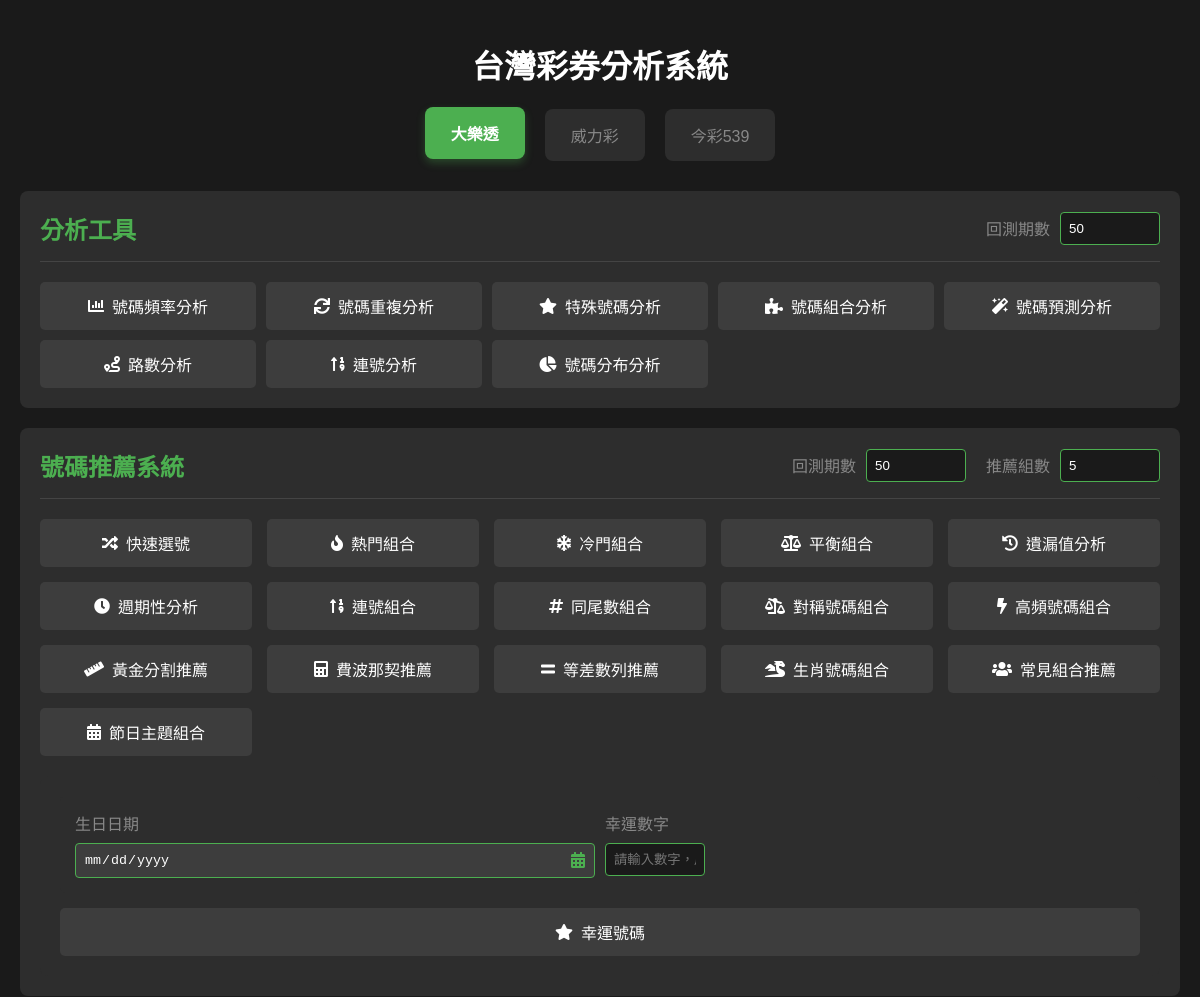
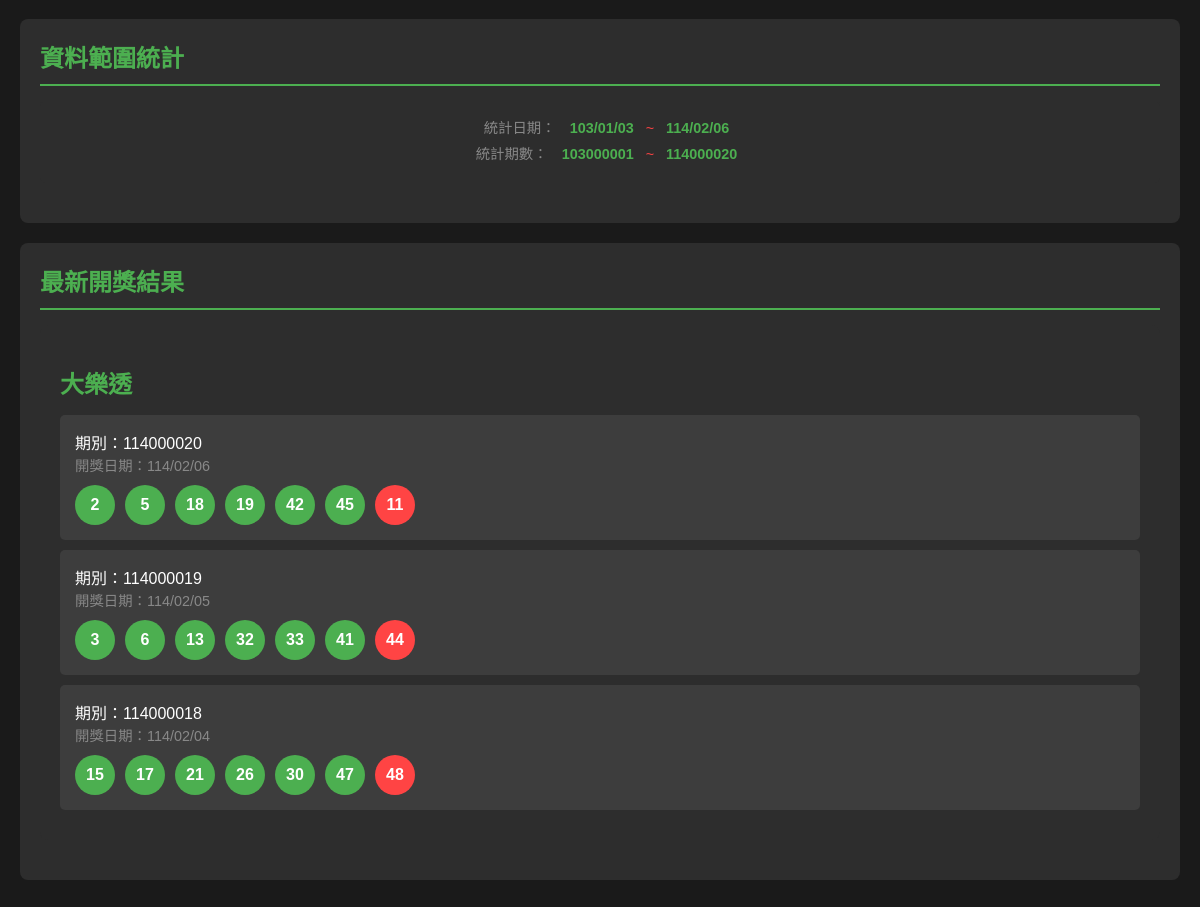
The page / on the database its author committed (2 pictures, top to bottom).
### tables this page shows
CREATE TABLE big_lotto (
        id INTEGER PRIMARY KEY AUTOINCREMENT,
        draw_term TEXT NOT NULL,
        draw_date TEXT NOT NULL,
        num1 INTEGER NOT NULL,
        num2 INTEGER NOT NULL,
        num3 INTEGER NOT NULL,
        num4 INTEGER NOT NULL,
        num5 INTEGER NOT NULL,
        num6 INTEGER NOT NULL,
        special_num INTEGER NOT NULL,
        total_sales INTEGER,
        created_at TIMESTAMP DEFAULT CURRENT_TIMESTAMP
    );

### app.py (the view)
@app.route('/')
def index():
    latest_draws = get_latest_draws()
    data_ranges = get_data_range()
    return render_template('index.html', draws=latest_draws, ranges=data_ranges)

### templates/index.html (shortened to what this page needs)
<!DOCTYPE html>
<html lang="zh-TW">
<head>
    <link rel="stylesheet" href="https://cdnjs.cloudflare.com/ajax/libs/font-awesome/5.15.4/css/all.min.css">
</head>
<body>
    <h1>台灣彩券分析系統</h1>
    <div class="tab-buttons">
        <button class="tab-button active" onclick="showLottery('big-lotto')">大樂透</button>
        <button class="tab-button" onclick="showLottery('super-lotto')">威力彩</button>
        <button class="tab-button" onclick="showLottery('daily-cash')">今彩539</button>
    </div>
    <div class="analysis-controls">
        <div class="analysis-header">
            <div class="analysis-title">分析工具</div>
            <div class="period-input">
                <label for="analysis-periods">回測期數</label>
                <input type="number" id="analysis-periods" class="analysis-input"
                       placeholder="預設50期" min="1" max="{{ ranges.big_lotto.total }}" value="50">
            </div>
        </div>
        <div class="analysis-content">
            <div class="analysis-buttons">
                <div class="button-group">
                    <button onclick="showFrequencyAnalysis()" class="analysis-button">
                        <i class="fas fa-chart-bar"></i>
                        號碼頻率分析
                    </button>
                    <button onclick="showRepeatAnalysis()" class="analysis-button">
                        <i class="fas fa-sync"></i>
                        號碼重複分析
                    </button>
                    <button onclick="showSpecialAnalysis()" class="analysis-button">
                        <i class="fas fa-star"></i>
                        特殊號碼分析
                    </button>
                    <button onclick="showCombinationAnalysis()" class="analysis-button">
                        <i class="fas fa-puzzle-piece"></i>
                        號碼組合分析
                    </button>
                </div>
                <div class="button-group">
                    <button onclick="showPredictionAnalysis()" class="analysis-button">
                        <i class="fas fa-magic"></i>
                        號碼預測分析
                    </button>
                    <button onclick="showRouteAnalysis()" class="analysis-button">
                        <i class="fas fa-route"></i>
                        路數分析
                    </button>
                    <button onclick="showConsecutiveAnalysis()" class="analysis-button">
                        <i class="fas fa-sort-numeric-up"></i>
                        連號分析
                    </button>
                    <button onclick="showDistributionAnalysis()" class="analysis-button">
                        <i class="fas fa-chart-pie"></i>
                        號碼分布分析
                    </button>
                </div>
            </div>
        </div>
    </div>
    <div class="analysis-controls">
        <div class="analysis-header">
            <div class="analysis-title">號碼推薦系統</div>
            <div class="period-inputs">
                <div class="period-input">
                    <label for="recommendation-periods">回測期數</label>
                    <input type="number"
                           id="recommendation-periods"
                           class="analysis-input"
                           placeholder="預設50期"
                           min="10"
                           max="{{ ranges.big_lotto.total }}"
                           value="50">
                </div>
                <div class="period-input">
                    <label for="recommendation-count">推薦組數</label>
                    <input type="number"
                           id="recommendation-count"
                           class="analysis-input"
                           placeholder="預設5組"
                           min="1"
                           max="20"
                           value="5"
                           oninput="validateRecommendationCount(this)">
                </div>
            </div>
        </div>
        <div class="analysis-content">
            <div class="recommendation-basic">
                <div class="recommendation-row">
                    <button onclick="getQuickPicks()" class="analysis-button">
                        <i class="fas fa-random"></i>
                        快速選號
                    </button>
                    <button onclick="getHotCombinations()" class="analysis-button">
                        <i class="fas fa-fire"></i>
                        熱門組合
                    </button>
                    <button onclick="getColdCombinations()" class="analysis-button">
                        <i class="fas fa-snowflake"></i>
                        冷門組合
                    </button>
                    <button onclick="getBalancedCombinations()" class="analysis-button">
                        <i class="fas fa-balance-scale"></i>
                        平衡組合
                    </button>
                    <button onclick="getMissingValueCombinations()" class="analysis-button">
                        <i class="fas fa-history"></i>
                        遺漏值分析
                    </button>
                    <button onclick="getPeriodicCombinations()" class="analysis-button">
                        <i class="fas fa-clock"></i>
                        週期性分析
                    </button>
                    <button onclick="getConsecutiveCombinations()" class="analysis-button">
                        <i class="fas fa-sort-numeric-up"></i>
                        連號組合
                    </button>
                    <button onclick="getSameTailCombinations()" class="analysis-button">
                        <i class="fas fa-hashtag"></i>
                        同尾數組合
                    </button>
                    <button onclick="getSymmetricCombinations()" class="analysis-button">
                        <i class="fas fa-balance-scale-right"></i>
                        對稱號碼組合
                    </button>
                    <button onclick="getHighFrequencyCombinations()" class="analysis-button">
                        <i class="fas fa-bolt"></i>
                        高頻號碼組合
                    </button>
                    <button onclick="getGoldenRatioCombinations()" class="analysis-button">
                        <i class="fas fa-ruler"></i>
                        黃金分割推薦
                    </button>
                    <button onclick="getFibonacciCombinations()" class="analysis-button">
                        <i class="fas fa-calculator"></i>
                        費波那契推薦
                    </button>
                    <button onclick="getArithmeticCombinations()" class="analysis-button">
                        <i class="fas fa-equals"></i>
                        等差數列推薦
                    </button>
                    <button onclick="getZodiacCombinations()" class="analysis-button">
                        <i class="fas fa-dragon"></i>
                        生肖號碼組合
                    </button>
                    <button onclick="getCommonCombinations()" class="analysis-button">
                        <i class="fas fa-users"></i>
                        常見組合推薦
                    </button>
                    <button onclick="getFestivalCombinations()" class="analysis-button">
                        <i class="fas fa-calendar-alt"></i>
                        節日主題組合
                    </button>
                </div>
            </div>
            <div class="lucky-number-section">
                <div class="lucky-number-inputs">
                    <div class="input-group">
                        <label for="birth-date">生日日期</label>
                        <div class="date-picker-wrapper">
                            <input type="date"
                                   id="birth-date"
                                   class="analysis-input"
                                   max="2025-12-31">
                        </div>
                    </div>
                    <div class="input-group">
                        <label for="lucky-numbers">幸運數字</label>
                        <input type="text"
                               id="lucky-numbers"
                               class="analysis-input"
                               placeholder="請輸入數字，用逗號分隔">
                    </div>
                </div>
                <button onclick="getLuckyNumbers()" class="analysis-button lucky-button">
                    <i class="fas fa-star"></i>
                    幸運號碼
                </button>
            </div>
        </div>
    </div>
    <div class="section-container">
        <div class="section-title">資料範圍統計</div>
        <div id="big-lotto-range" class="data-range active">
            <div>
                <span class="range-label">統計日期：</span>
                <span class="range-value">{{ ranges.big_lotto.start }}</span>
                <span class="range-separator">~</span>
                <span class="range-value">{{ ranges.big_lotto.end }}</span>
            </div>
            <div>
                <span class="range-label">統計期數：</span>
                <span class="range-value">{{ ranges.big_lotto.start_term }}</span>
                <span class="range-separator">~</span>
                <span class="range-value">{{ ranges.big_lotto.end_term }}</span>
            </div>
        </div>
    </div>
    <div class="section-container">
        <div class="section-title">最新開獎結果</div>
        <div id="big-lotto" class="lottery-section active">
            <h2 class="lottery-title">大樂透</h2>
            {% for draw in draws.big_lotto %}
            <div class="draw-info">
                <div>期別：{{ draw[0] }}</div>
                <div class="draw-date">開獎日期：{{ draw[1] }}</div>
                <div class="numbers">
                    {% for num in draw[2:8] %}
                    <div class="number">{{ num }}</div>
                    {% endfor %}
                    <div class="number special-number">{{ draw[8] }}</div>
                </div>
            </div>
            {% endfor %}
        </div>
    </div>
</body>
</html>

### templates/index.html (style rules this page uses)
* { box-sizing: border-box; }
body { font-family: Arial, sans-serif; max-width: 1200px; margin: 0 auto; padding: 20px; background-color: #1a1a1a; color: #ffffff; }
h1 { text-align: center; color: #ffffff; }
.tab-button { padding: 12px 24px; font-size: 16px; background-color: #2d2d2d; color: #888; border: none; border-radius: 8px; cursor: pointer; transition: all 0.3s ease; margin: 0 5px; border: 2px solid transparent; }
.tab-button.active { background-color: #4CAF50; color: #ffffff; font-weight: bold; transform: translateY(-2px); box-shadow: 0 4px 8px rgba(76, 175, 80, 0.3); }
.tab-buttons { display: flex; justify-content: center; margin-bottom: 30px; gap: 10px; }
.lottery-section { background-color: #2d2d2d; border-radius: 8px; padding: 20px; margin-bottom: 20px; display: none; }
.lottery-section.active { display: block; }
.lottery-title { color: #4CAF50; margin-bottom: 15px; }
.draw-info { background-color: #3d3d3d; padding: 15px; border-radius: 5px; margin-bottom: 10px; }
.numbers { display: flex; gap: 10px; margin-top: 10px; }
.number { width: 40px; height: 40px; background-color: #4CAF50; border-radius: 50%; display: flex; align-items: center; justify-content: center; font-weight: bold; }
.special-number { background-color: #ff4444; }
.draw-date { color: #888; font-size: 0.9em; }
.data-range { text-align: center; color: #888; margin-bottom: 20px; font-size: 0.9em; padding: 15px; background-color: #2d2d2d; border-radius: 5px; display: none; line-height: 1.8; }
.data-range.active { display: block; }
.range-label { color: #888; display: inline-block; width: 85px; text-align: right; margin-right: 10px; }
.range-value { color: #4CAF50; font-weight: bold; }
.range-separator { color: #ff4444; margin: 0 8px; }
.section-container { background-color: #2d2d2d; border-radius: 8px; padding: 20px; margin: 20px 0; }
.section-title { color: #4CAF50; font-size: 1.5em; font-weight: bold; margin-bottom: 15px; padding-bottom: 10px; border-bottom: 2px solid #4CAF50; }
.analysis-controls { background-color: #2d2d2d; padding: 20px; border-radius: 8px; margin-bottom: 20px; }
.analysis-header { display: flex; justify-content: space-between; align-items: center; margin-bottom: 20px; padding-bottom: 15px; border-bottom: 1px solid #444; }
.analysis-title { color: #4CAF50; font-size: 1.5em; font-weight: bold; }
.analysis-input { padding: 8px; border-radius: 4px; border: 1px solid #4CAF50; background-color: #1a1a1a; color: white; width: 100px; }
.analysis-button { padding: 10px 15px; font-size: 14px; background-color: #4CAF50; color: white; border: none; border-radius: 4px; cursor: pointer; }
.period-input { display: flex; align-items: center; gap: 10px; }
.period-input label { color: #888; }
.analysis-buttons { display: grid; grid-template-columns: repeat(auto-fit, minmax(200px, 1fr)); gap: 10px; width: 100%; }
.button-group { display: contents; }
.analysis-button { display: flex; align-items: center; justify-content: center; gap: 8px; padding: 12px 20px; font-size: 16px; border: none; border-radius: 5px; background-color: #3d3d3d; color: #ffffff; cursor: pointer; transition: all 0.3s ease; width: 100%; }
.analysis-button i { font-size: 16px; }
.lucky-number-section { background-color: #2d2d2d; padding: 20px; border-radius: 8px; margin-top: 20px; }
.lucky-number-inputs { display: grid; grid-template-columns: 1fr 1fr; gap: 10px; margin-bottom: 10px; background-color: #2d2d2d; padding: 15px; border-radius: 5px; }
.input-group { display: flex; flex-direction: column; gap: 8px; }
.input-group label { color: #888; }
.analysis-input[type="date"] { background-color: #3d3d3d; color: #ffffff; border: 1px solid #4CAF50; padding: 8px; border-radius: 4px; }
.analysis-input[type="date"]::placeholder { color: #888; }
.date-picker-wrapper { position: relative; }
.date-picker-wrapper { position: relative; display: flex; align-items: center; }
.analysis-input[type="date"] { width: 100%; background-color: #3d3d3d; color: #ffffff; border: 1px solid #4CAF50; padding: 8px 30px 8px 8px; border-radius: 4px; cursor: pointer; }
.recommendation-basic { margin-bottom: 20px; }
.recommendation-row { display: grid; grid-template-columns: repeat(auto-fit, minmax(180px, 1fr)); gap: 15px; }
.lucky-button { width: 100%; margin-top: 15px; }
.period-inputs { display: flex; gap: 20px; align-items: center; }

### rows shown on the page
big_lotto: draw_term "114000020", draw_date "114/02/06", 8 "2" "5" "18" "19" "42" "45", special_num "11"
big_lotto: draw_term "114000019", draw_date "114/02/05", 8 "3" "6" "13" "32" "33" "41", special_num "44"
big_lotto: draw_term "114000018", draw_date "114/02/04", 8 "15" "17" "21" "26" "30" "47", special_num "48"

### other values the page prints
{{ ranges.big_lotto.start }} "103/01/03"
{{ ranges.big_lotto.end }} "114/02/06"
{{ ranges.big_lotto.start_term }} "103000001"
{{ ranges.big_lotto.end_term }} "114000020"
